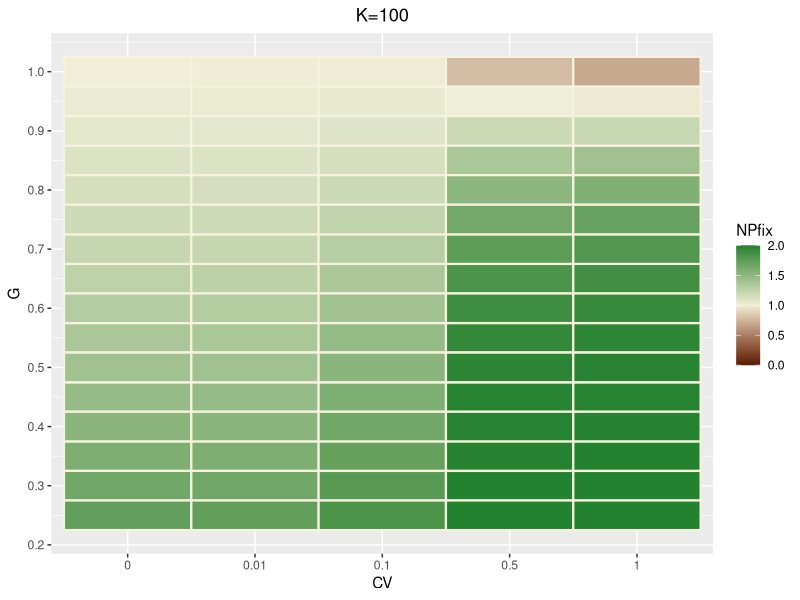
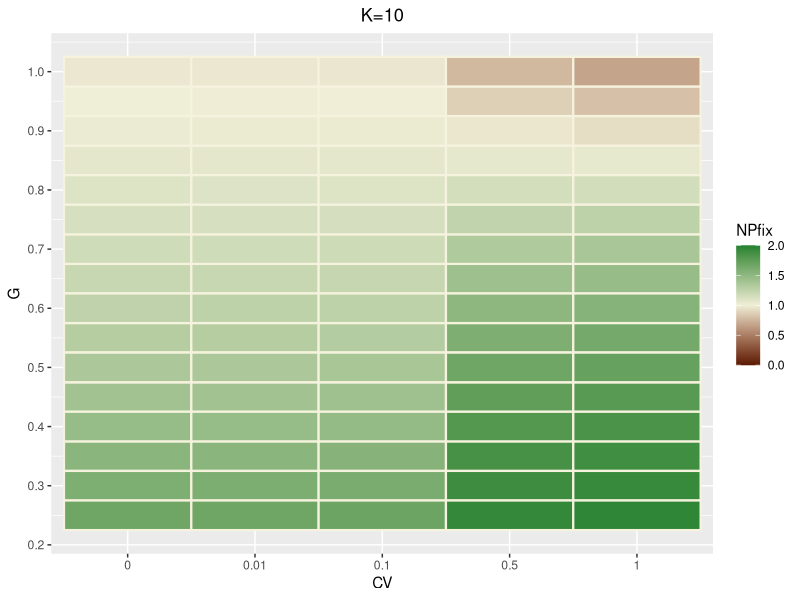
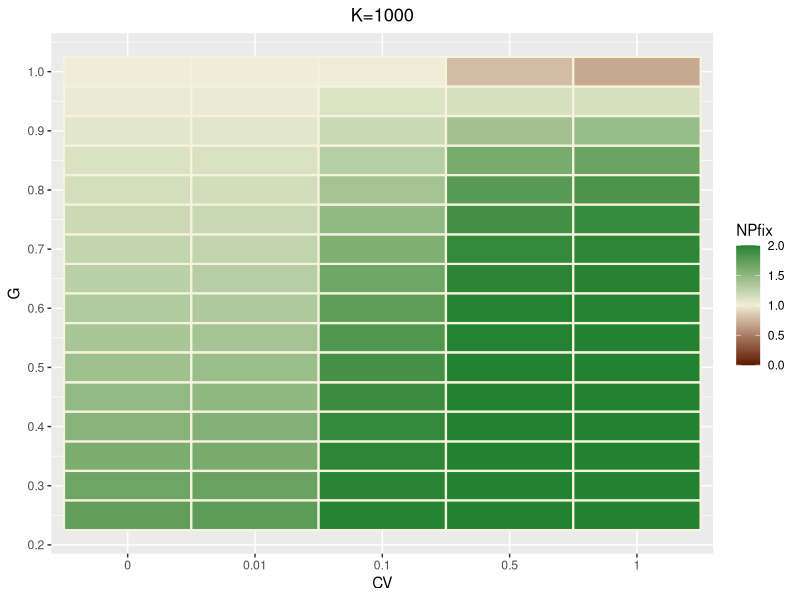
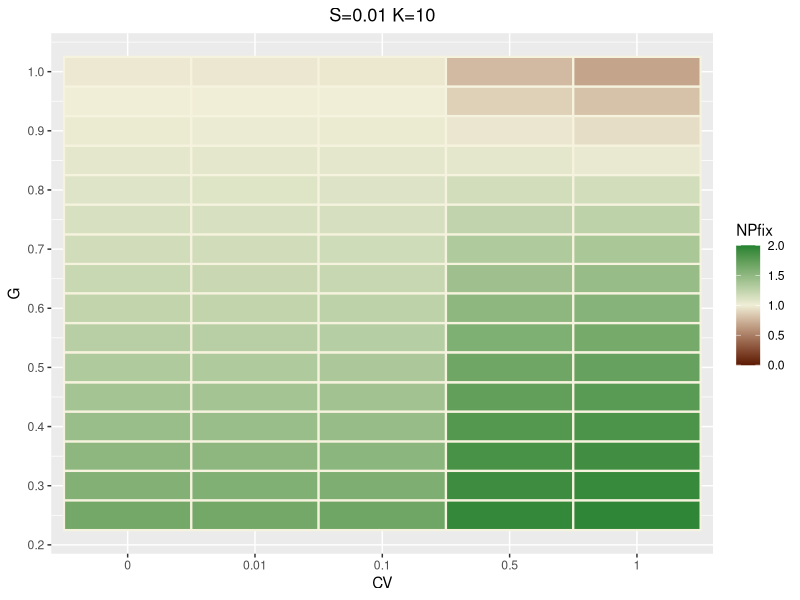
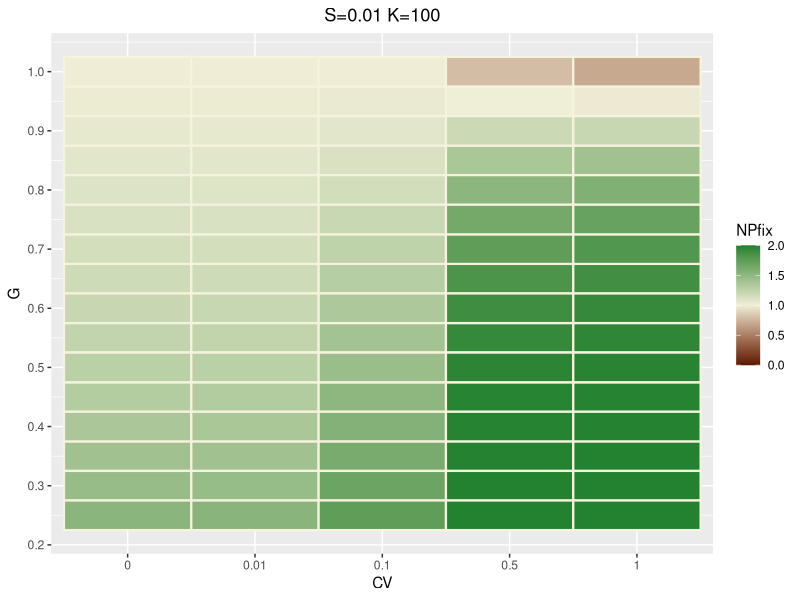
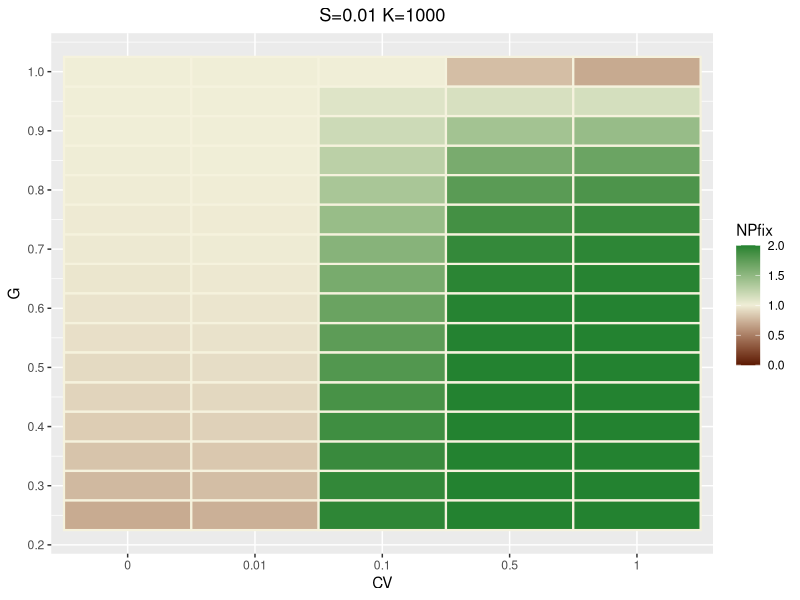
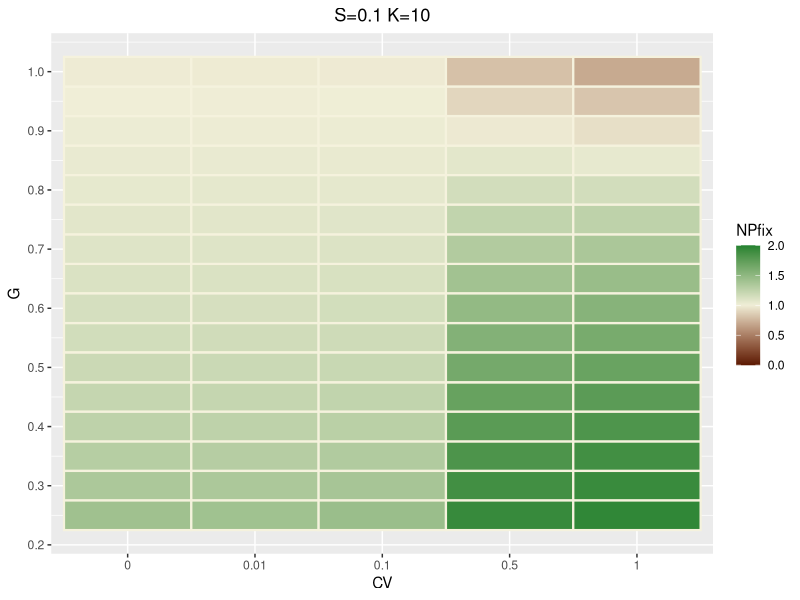
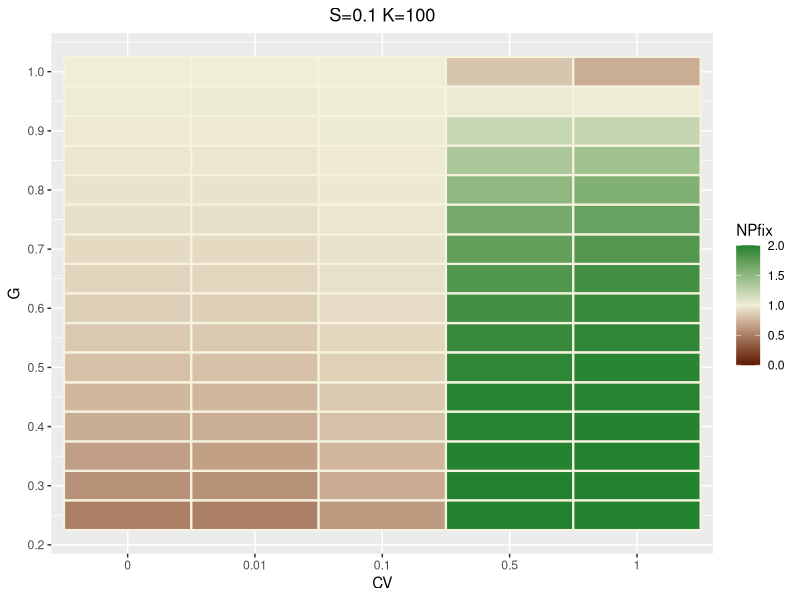

The R source for these figures, in order:
library(tidyverse)

dt <- read.csv("results/final_results.csv")

cvgs <- dt %>% select(K, G, S, CV, NPfix)
cvgs$CV <- as.factor(cvgs$CV)

cvgs1 <- filter(cvgs, S == 0, K==100)
cvg1 <- cvgs1 %>% select(G, CV, NPfix)
cvgheat1 <- ggplot(cvg1, aes(x = CV, y = G, label = NPfix, fill = NPfix)) + 
  geom_tile(color = "#F5F2DD", size = 0.75) +
  scale_fill_gradient2(low = "#5d1900",
                       mid = "#f0eed7",
                       high = "#238230",
                       name = "NPfix",
                       midpoint = 1.0,
                       limits = c(0,2)) +
  scale_y_continuous(breaks = c(0.2, 0.3, 0.4, 0.5, 0.6, 0.7, 0.8, 0.9, 1.0)) +
  ggtitle("K=100") +
  theme(plot.title = element_text(hjust = 0.5))
cvgheat1

cvgs11 <- filter(cvgs, S == 0, K==10)
cvg11 <- cvgs11 %>% select(G, CV, NPfix)
cvgheat11 <- ggplot(cvg11, aes(x = CV, y = G, label = NPfix, fill = NPfix)) + 
  geom_tile(color = "#F5F2DD", size = 0.75) +
  scale_fill_gradient2(low = "#5d1900",
                       mid = "#f0eed7",
                       high = "#238230",
                       name = "NPfix",
                       midpoint = 1.0,
                       limits = c(0,2)) +
  scale_y_continuous(breaks = c(0.2, 0.3, 0.4, 0.5, 0.6, 0.7, 0.8, 0.9, 1.0)) +
  ggtitle("K=10") +
  theme(plot.title = element_text(hjust = 0.5))
cvgheat11

cvgs111 <- filter(cvgs, S == 0, K==1000)
cvg111 <- cvgs111 %>% select(G, CV, NPfix)
cvgheat111 <- ggplot(cvg111, aes(x = CV, y = G, label = NPfix, fill = NPfix)) + 
  geom_tile(color = "#F5F2DD", size = 0.75) +
  scale_fill_gradient2(low = "#5d1900",
                       mid = "#f0eed7",
                       high = "#238230",
                       name = "NPfix",
                       midpoint = 1.0,
                       limits = c(0,2)) +
  scale_y_continuous(breaks = c(0.2, 0.3, 0.4, 0.5, 0.6, 0.7, 0.8, 0.9, 1.0)) +
  ggtitle("K=1000") +
  theme(plot.title = element_text(hjust = 0.5))
cvgheat111

#

cvgs2 <- filter(cvgs, S == 0.01, K==10)
cvg2 <- cvgs2 %>% select(G, CV, NPfix)
cvgheat2 <- ggplot(cvg2, aes(x = CV, y = G, label = NPfix, fill = NPfix)) + 
  geom_tile(color = "#F5F2DD", size = 0.75) +
  scale_fill_gradient2(low = "#5d1900",
                       mid = "#f0eed7",
                       high = "#238230",
                       name = "NPfix",
                       midpoint = 1.0,
                       limits = c(0,2)) +
  scale_y_continuous(breaks = c(0.2, 0.3, 0.4, 0.5, 0.6, 0.7, 0.8, 0.9, 1.0)) +
  ggtitle("S=0.01 K=10")+
  theme(plot.title = element_text(hjust = 0.5))
cvgheat2

cvgs22 <- filter(cvgs, S == 0.01, K==100)
cvg22 <- cvgs22 %>% select(G, CV, NPfix)
cvgheat22 <- ggplot(cvg22, aes(x = CV, y = G, label = NPfix, fill = NPfix)) + 
  geom_tile(color = "#F5F2DD", size = 0.75) +
  scale_fill_gradient2(low = "#5d1900",
                       mid = "#f0eed7",
                       high = "#238230",
                       name = "NPfix",
                       midpoint = 1.0,
                       limits = c(0,2)) +
  scale_y_continuous(breaks = c(0.2, 0.3, 0.4, 0.5, 0.6, 0.7, 0.8, 0.9, 1.0)) +
  ggtitle("S=0.01 K=100")+
  theme(plot.title = element_text(hjust = 0.5))
cvgheat22

cvgs222 <- filter(cvgs, S == 0.01, K==1000)
cvg222 <- cvgs222 %>% select(G, CV, NPfix)
cvgheat222<- ggplot(cvg222, aes(x = CV, y = G, label = NPfix, fill = NPfix)) + 
  geom_tile(color = "#F5F2DD", size = 0.75) +
  scale_fill_gradient2(low = "#5d1900",
                       mid = "#f0eed7",
                       high = "#238230",
                       name = "NPfix",
                       midpoint = 1.0,
                       limits = c(0,2)) +
  scale_y_continuous(breaks = c(0.2, 0.3, 0.4, 0.5, 0.6, 0.7, 0.8, 0.9, 1.0)) +
  ggtitle("S=0.01 K=1000")+
  theme(plot.title = element_text(hjust = 0.5))
cvgheat222

#

cvgs3 <- filter(cvgs, S == 0.1, K==10)
cvg3 <- cvgs3 %>% select(G, CV, NPfix)
cvgheat3 <- ggplot(cvg3, aes(x = CV, y = G, label = NPfix, fill = NPfix)) + 
  geom_tile(color = "#F5F2DD", size = 0.75) +
  scale_fill_gradient2(low = "#5d1900",
                       mid = "#f0eed7",
                       high = "#238230",
                       name = "NPfix",
                       midpoint = 1.0,
                       limits = c(0,2)) +
  scale_y_continuous(breaks = c(0.2, 0.3, 0.4, 0.5, 0.6, 0.7, 0.8, 0.9, 1.0)) +
  ggtitle("S=0.1 K=10")+
  theme(plot.title = element_text(hjust = 0.5))
cvgheat3

cvgs33 <- filter(cvgs, S == 0.1, K==100)
cvg33 <- cvgs33 %>% select(G, CV, NPfix)
cvgheat33 <- ggplot(cvg33, aes(x = CV, y = G, label = NPfix, fill = NPfix)) + 
  geom_tile(color = "#F5F2DD", size = 0.75) +
  scale_fill_gradient2(low = "#5d1900",
                       mid = "#f0eed7",
                       high = "#238230",
                       name = "NPfix",
                       midpoint = 1.0,
                       limits = c(0,2)) +
  scale_y_continuous(breaks = c(0.2, 0.3, 0.4, 0.5, 0.6, 0.7, 0.8, 0.9, 1.0)) +
  ggtitle("S=0.1 K=100")+
  theme(plot.title = element_text(hjust = 0.5))
cvgheat33

cvgs333 <- filter(cvgs, S == 0.1, K==1000)
cvg333 <- cvgs333 %>% select(G, CV, NPfix)
cvgheat333 <- ggplot(cvg333, aes(x = CV, y = G, label = NPfix, fill = NPfix)) + 
  geom_tile(color = "#F5F2DD", size = 0.75) +
  scale_fill_gradient2(low = "#5d1900",
                       mid = "#f0eed7",
                       high = "#238230",
                       name = "NPfix",
                       midpoint = 1.0,
                       limits = c(0,2)) +
  scale_y_continuous(breaks = c(0.2, 0.3, 0.4, 0.5, 0.6, 0.7, 0.8, 0.9, 1.0)) +
  ggtitle("S=0.1 K=1000")+
  theme(plot.title = element_text(hjust = 0.5))
cvgheat333

#

cvgs4 <- filter(cvgs, S == 0.5, K==10)
cvg4 <- cvgs4 %>% select(G, CV, NPfix)
cvgheat4 <- ggplot(cvg4, aes(x = CV, y = G, label = NPfix, fill = NPfix)) + 
  geom_tile(color = "#F5F2DD", size = 0.75) +
  scale_fill_gradient2(low = "#5d1900",
                       mid = "#f0eed7",
                       high = "#238230",
                       name = "NPfix",
                       midpoint = 1.0,
                       limits = c(0,2)) +
  scale_y_continuous(breaks = c(0.2, 0.3, 0.4, 0.5, 0.6, 0.7, 0.8, 0.9, 1.0)) +
  ggtitle("S=0.5 K=10")+
  theme(plot.title = element_text(hjust = 0.5))
cvgheat4

cvgs44 <- filter(cvgs, S == .5, K==100)
cvg44 <- cvgs44 %>% select(G, CV, NPfix)
cvgheat44 <- ggplot(cvg44, aes(x = CV, y = G, label = NPfix, fill = NPfix)) + 
  geom_tile(color = "#F5F2DD", size = 0.75) +
  scale_fill_gradient2(low = "#5d1900",
                       mid = "#f0eed7",
                       high = "#238230",
                       name = "NPfix",
                       midpoint = 1.0,
                       limits = c(0,2)) +
  scale_y_continuous(breaks = c(0.2, 0.3, 0.4, 0.5, 0.6, 0.7, 0.8, 0.9, 1.0)) +
  ggtitle("S=0.5 K=100")+
  theme(plot.title = element_text(hjust = 0.5))
cvgheat44

cvgs444 <- filter(cvgs, S == 0.5, K==1000)
cvg444 <- cvgs444 %>% select(G, CV, NPfix)
cvgheat444 <- ggplot(cvg444, aes(x = CV, y = G, label = NPfix, fill = NPfix)) + 
  geom_tile(color = "#F5F2DD", size = 0.75) +
  scale_fill_gradient2(low = "#5d1900",
                       mid = "#f0eed7",
                       high = "#238230",
                       name = "NPfix",
                       midpoint = 1.0,
                       limits = c(0,2)) +
  scale_y_continuous(breaks = c(0.2, 0.3, 0.4, 0.5, 0.6, 0.7, 0.8, 0.9, 1.0)) +
  ggtitle("S=0.5 K=1000")+
  theme(plot.title = element_text(hjust = 0.5))
cvgheat444

#

cvgs5 <- filter(cvgs, S == 1, K==10)
cvg5 <- cvgs5 %>% select(G, CV, NPfix)
cvgheat5 <- ggplot(cvg5, aes(x = CV, y = G, label = NPfix, fill = NPfix)) + 
  geom_tile(color = "#F5F2DD", size = 0.75) +
  scale_fill_gradient2(low = "#5d1900",
                       mid = "#f0eed7",
                       high = "#238230",
                       name = "NPfix",
                       midpoint = 1.0,
                       limits = c(0,2)) +
  scale_y_continuous(breaks = c(0.2, 0.3, 0.4, 0.5, 0.6, 0.7, 0.8, 0.9, 1.0)) +
  ggtitle("S=1 K=10")+
  theme(plot.title = element_text(hjust = 0.5))
cvgheat5

cvgs55 <- filter(cvgs, S == 1, K==100)
cvg55 <- cvgs55 %>% select(G, CV, NPfix)
cvgheat55 <- ggplot(cvg55, aes(x = CV, y = G, label = NPfix, fill = NPfix)) + 
  geom_tile(color = "#F5F2DD", size = 0.75) +
  scale_fill_gradient2(low = "#5d1900",
                       mid = "#f0eed7",
                       high = "#238230",
                       name = "NPfix",
                       midpoint = 1.0,
                       limits = c(0,2)) +
  scale_y_continuous(breaks = c(0.2, 0.3, 0.4, 0.5, 0.6, 0.7, 0.8, 0.9, 1.0)) +
  ggtitle("S=1 K=100")+
  theme(plot.title = element_text(hjust = 0.5))
cvgheat55

cvgs555 <- filter(cvgs, S == 1, K==1000)
cvg555 <- cvgs555 %>% select(G, CV, NPfix)
cvgheat555 <- ggplot(cvg555, aes(x = CV, y = G, label = NPfix, fill = NPfix)) + 
  geom_tile(color = "#F5F2DD", size = 0.75) +
  scale_fill_gradient2(low = "#5d1900",
                       mid = "#f0eed7",
                       high = "#238230",
                       name = "NPfix",
                       midpoint = 1.0,
                       limits = c(0,2)) +
  scale_y_continuous(breaks = c(0.2, 0.3, 0.4, 0.5, 0.6, 0.7, 0.8, 0.9, 1.0)) +
  ggtitle("S=1 K=1000")+
  theme(plot.title = element_text(hjust = 0.5))
cvgheat555
